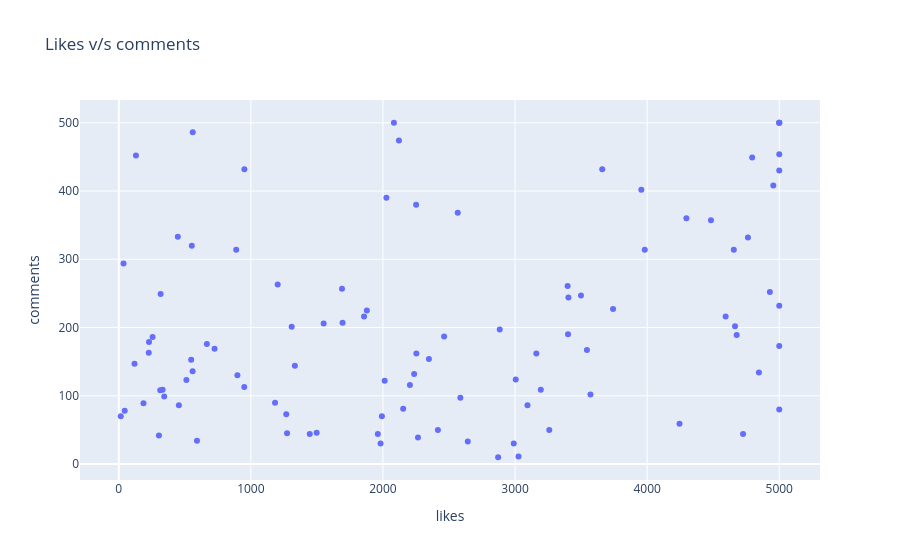

Notebook source saved alongside this figure:
### Markdown cell above
## Sactter plot

### Code cell
fig = px.scatter(df,
             x='likes',
             y='comments',
             title = 'Likes v/s comments')
fig.show()

### Figure 1 — Plotly figure (JSON) as saved in the notebook; plotly's stock layout.template omitted (floating-point values rounded to 4 significant figures)
{"data": [{"hovertemplate": "likes=%{x}<br>comments=%{y}<extra></extra>", "legendgroup": "", "marker": {"color": "#636efa", "symbol": "circle"}, "mode": "markers", "name": "", "orientation": "v", "showlegend": false, "type": "scatter", "x": [2121, 3660, 4955, 1183, 3499, 256, 1982, 1274, 317, 1878, 1446, 304, 45, 1333, 889, 2348, 2872, 512, 2013, 455, 559, 1961, 332, 5000, 898, 1992, 3161, 2083, 548, 4594, 4795, 4665, 119, 2253, 1309, 5000, 4245, 2463, 5000, 447, 667, 4929, 2586, 3259, 2236, 2251, 4726, 5000, 725, 1551, 1268, 950, 1498, 4297, 592, 3401, 4846, 2204, 344, 4763, 3544, 3742, 227, 130, 3982, 2265, 2026, 560, 187, 3094, 3398, 1690, 3026, 5000, 5000, 2153, 3571, 2990, 4678, 553, 2642, 4656, 5000, 1203, 2566, 2416, 15, 3404, 2884, 3195, 3956, 1857, 951, 1694, 3005, 36, 314, 229, 5000, 4483], "xaxis": "x", "y": [474, 432, 408, 90, 247, 186, 30, 45, 249, 225, 44, 42, 78, 144, 314, 154, 10, 123, 122, 86, 136, 44, 109, 80, 130, 70, 162, 500, 153, 216, 449, 202, 147, 162, 201, 500, 59, 187, 430, 333, 176, 252, 97, 50, 132, 380, 44, 232, 169, 206, 73, 113, 46, 360, 34, 190, 134, 116, 99, 332, 167, 227, 163, 452, 314, 39, 390, 486, 89, 86, 261, 257, 11, 454, 500, 81, 102, 30, 189, 320, 33, 314, 173, 263, 368, 50, 70, 244, 197, 109, 402, 216, 432, 207, 124, 294, 108, 179, 500, 357], "yaxis": "y"}], "layout": {"legend": {"tracegroupgap": 0}, "title": {"text": "Likes v/s comments"}, "xaxis": {"anchor": "y", "domain": [0, 1], "title": {"text": "likes"}}, "yaxis": {"anchor": "x", "domain": [0, 1], "title": {"text": "comments"}}}}
